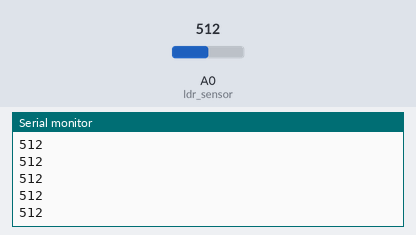
Recording of a sketch running on a simulated Arduino Uno, built with avr-gcc and run on an emulated ATmega328P. Shown: the last lines printed to the serial monitor. The test bench sets the inputs (shaded band); at power-on: A0 (ldr_sensor) = 512.

Above: at 1.2 s.
1.3 s: A0 (ldr_sensor) set to 716
At 1.31 s:
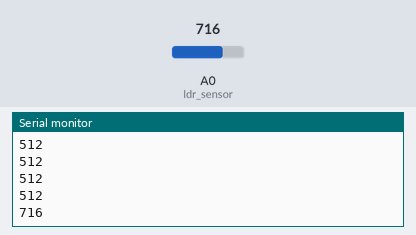
2.8 s: A0 (ldr_sensor) set to 900
At 2.81 s:
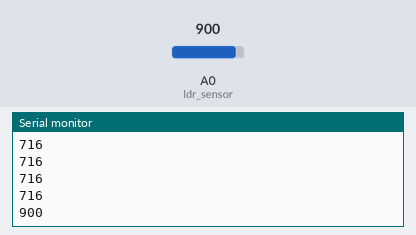
Timing chart, 0 to 5.8 s (numbered marks = the images above; inputs shaded):
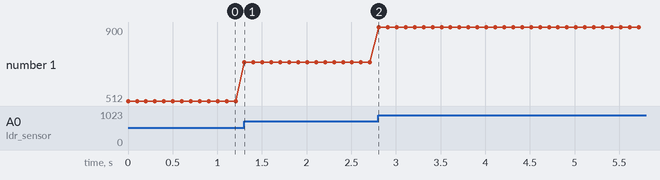

The sketch:

LDR_Sensor.ino
```cpp
int ldr_sensor = A0;
void setup() {
  pinMode(ldr_sensor, INPUT);
  Serial.begin(9600);
}

void loop() {
  int sensor_val = analogRead(ldr_sensor); //reading the intensity of light from the LDR sensor and storing values in the variable, sensor_val.
  Serial.println(sensor_val); //printing out the value from the read from the sensor to the digital monitor.
  delay(100);
}
```

Measured:
- after the input at 1.3 s, the serial monitor: prints a new line at once (image 1)
- after the input at 2.8 s, the serial monitor: prints a new line at once (image 2)
- plotted number 1: 512 → 716 after the input at 1.3 s, 716 → 900 after the input at 2.8 s
